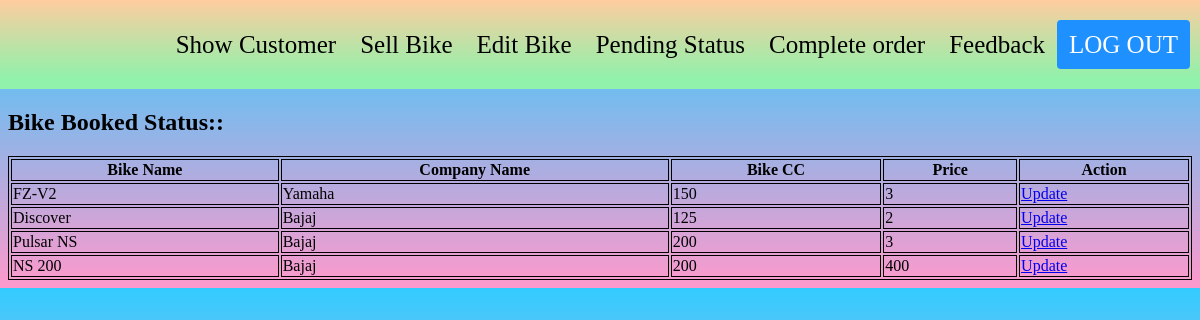
Screenshot of /process/edit_bike.php with the database file from the repository.
### tables this page shows
CREATE TABLE `bike_sell` (
  `id` int(11) NOT NULL,
  `bikename` varchar(100) DEFAULT NULL,
  `companyname` varchar(100) DEFAULT NULL,
  `bikecc` varchar(100) DEFAULT NULL,
  `price` int(100) DEFAULT NULL,
  `bikepicture` varchar(100) DEFAULT NULL,
  `admin_id` int(11) DEFAULT NULL,
  `bike_description` varchar(100) DEFAULT NULL,
  `total_rating` double NOT NULL DEFAULT 0,
  `total_raters` double NOT NULL DEFAULT 0,
  `rating` double NOT NULL DEFAULT 0
);

### process/edit_bike.php (the view, shortened to what this page needs)
<?php
require '../include/admin_header.php';
require '../database/connection.php';
?>
<!DOCTYPE html>
<html lang="en">
<head>
</head>
<body>
</body>
</html>
<?php
         $query= " SELECT * FROM `bike_sell` ";
        $result = $conn->query($query);
       if($result->num_rows>0){ ?>
       <h2>Bike Booked Status::</h2>
          <table style="width:100%; border:1px solid black; ">
                <tr style=" border:1px solid black;">
                 <th  style=" border:1px solid black;" >Bike Name</th>
                <th  style=" border:1px solid black;" >Company Name</th>
                <th  style=" border:1px solid black;">Bike CC</th>
                <th  style=" border:1px solid black;">Price</th>
                <th  style=" border:1px solid black;" colspan=2;> Action</th>
                </tr>
           <?php while($row = $result->fetch_assoc()){ ?>
            <?php
            $id1=$row['id'];
            ?>
              <tr >
              <td  style=" border:1px solid black;"><?php echo $row['bikename'];?></td>
                <td  style=" border:1px solid black;"><?php echo $row['companyname'];?></td>
                <td  style=" border:1px solid black;"><?php echo $row['bikecc'];?></td>
                <td style=" border:1px solid black;"><?php echo $row['price'];?></td>
           <td style=" border:1px solid black;"><a href="update_bike.php?id=<?php echo $id1; ?>">Update</a></td>
                  </tr>
            <?php  } ?>
           </table>
        <?php }else{ ?>
           <h3>No result found</h3>
        <?php }
      ?>

### process/edit_bike.php (style rules this page uses)
body { background: linear-gradient(to bottom, #33ccff 0%, #ff99cc 100%); }

### rows the page displays
bike_sell: bikename "FZ-V2", companyname "Yamaha", bikecc "150", price "3"
bike_sell: bikename "Discover", companyname "Bajaj", bikecc "125", price "2"
bike_sell: bikename "Pulsar NS", companyname "Bajaj", bikecc "200", price "3"
bike_sell: bikename "NS 200", companyname "Bajaj", bikecc "200", price "400"
